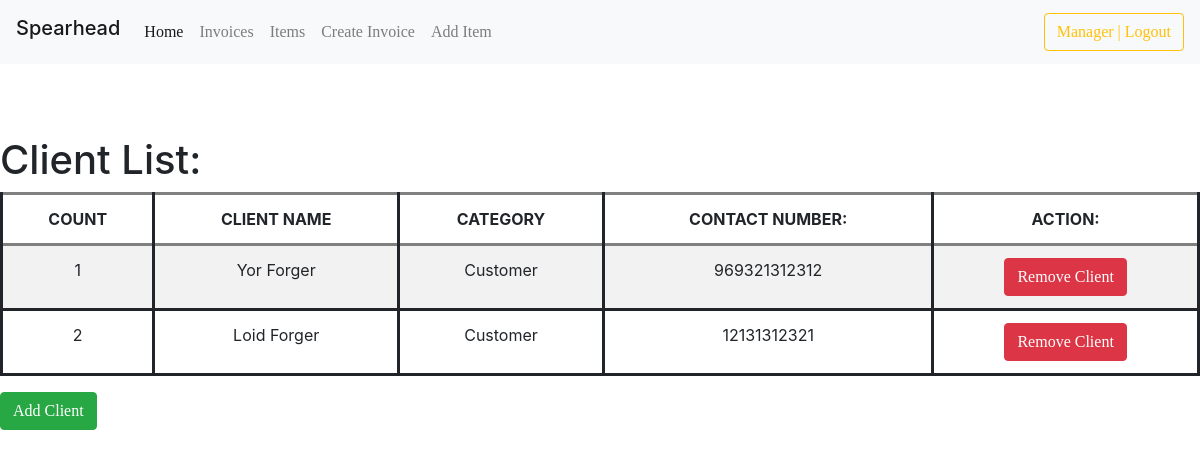
/list_client/ (signed in), run on the app's committed database.
### clientmgmt/models.py (models this page shows, shortened)
class Client(models.Model):
    client_name = models.CharField('Client Name:', max_length=200, default='', blank=True, null=True)
    category_choice = (
        ('Supplier', 'Supplier'),
        ('Customer', 'Customer'),
    )
    category = models.CharField('Category:', max_length=50, default='', blank=True, null=True, choices=category_choice)
    contact_number = models.IntegerField('Contact Number:', max_length='10', blank=True, null=True)

### clientmgmt/views.py (the view)
# urls.py: path('list_client/', list_client, name='list_client'),
@login_required
def list_client(request):
	queryset2 = Client.objects.all()
	form = ClientCreateForm(request.POST or None)
	context = {
		"queryset2": queryset2,
		"form": form,
	}
	return render(request, "list_client.html", context)

### templates/list_client.html (shortened to what this page needs)
{% load static %}
{% load crispy_forms_tags %}
<!DOCTYPE html>
<html>
<head>
    <link rel="stylesheet" type="text/css" href="https://stackpath.bootstrapcdn.com/bootstrap/4.5.2/css/bootstrap.min.css">
	<link href="{% static 'css/stylesheet.css' %}" rel="stylesheet">
</head>
{% include 'navbar.html' %}
<br>
<br>
<br>
<body>
	<h1>Client List:</h1>
    <table class="table table-striped">
        <thead>
          <tr>
              <th>COUNT</th>
            <th>CLIENT NAME</th>
            <th>CATEGORY</th>
              <th>CONTACT NUMBER:</th>
              <th>ACTION:</th>
          </tr>
        </thead>
	{% for instance in queryset2 %}
        <tr>
        <td>{{ forloop.counter }}</td>
	    <td>{{instance.client_name}}</td>
	    <td>{{instance.category}}</td>
            <td>{{instance.contact_number}}</td>
            <td><a class="btn btn-danger" type="submit" href="{% url 'delete_client' instance.id %}">Remove Client</a></td>
        </tr>
	{% endfor %}
    </table>
<a class="btn btn-success" type="submit" href="{% url 'add_client' %}">Add Client</a>
</body>
</html>

### templates/navbar.html (shortened to what this page needs)
<nav class="navbar navbar-expand-lg navbar-light bg-light">
  <h1 class="navbar-brand" href="#">Spearhead</h1>
  <div class="collapse navbar-collapse" id="navbarSupportedContent">
    <ul class="navbar-nav mr-auto">
      <li class="nav-item active">
        <a class="nav-link" href="/">Home <span class="sr-only">(current)</span></a>
      </li>
      <li class="nav-item">
        <a class="nav-link" href="/list_invoice">Invoices</a>
      </li>
        <li class="nav-item">
        <a class="nav-link" href="/list_stock">Items</a>
      </li>
        <li class="nav-item">
        <a class="nav-link" href="/create_invoice">Create Invoice</a>
      </li>
        <li class="nav-item">
        <a class="nav-link" href="/add_item">Add Item</a>
      </li>
    </ul>
    {% if request.user.is_authenticated %}
        <a href="/accounts/logout"><button class="btn btn-outline-warning" type="submit">{{ user }} | Logout</button></a>
{% else %}
 <a href="/accounts/login"><button class="btn btn-danger">Login</button></a>
{% endif %}
  </div>
</nav>

### invoicemgmt/static/css/stylesheet.css (style rules this page uses)
table { border-style: solid; text-align: center; }
tr { border-style: solid; text-align: center; }
th { border-style: solid; text-align: center; }
td { border-style: solid; text-align: center; }
ul { list-style-type: none; margin: 0; padding: 0; }
a { text-decoration: none; color: white; display: inline; list-style-type: none; font-family: "Lucida Console"; text-align: center; }

### data on the page
Client: client_name "Yor Forger", category "Customer", contact_number "969321312312"
Client: client_name "Loid Forger", category "Customer", contact_number "12131312321"

### other printed values
{{ user }} "Manager"
